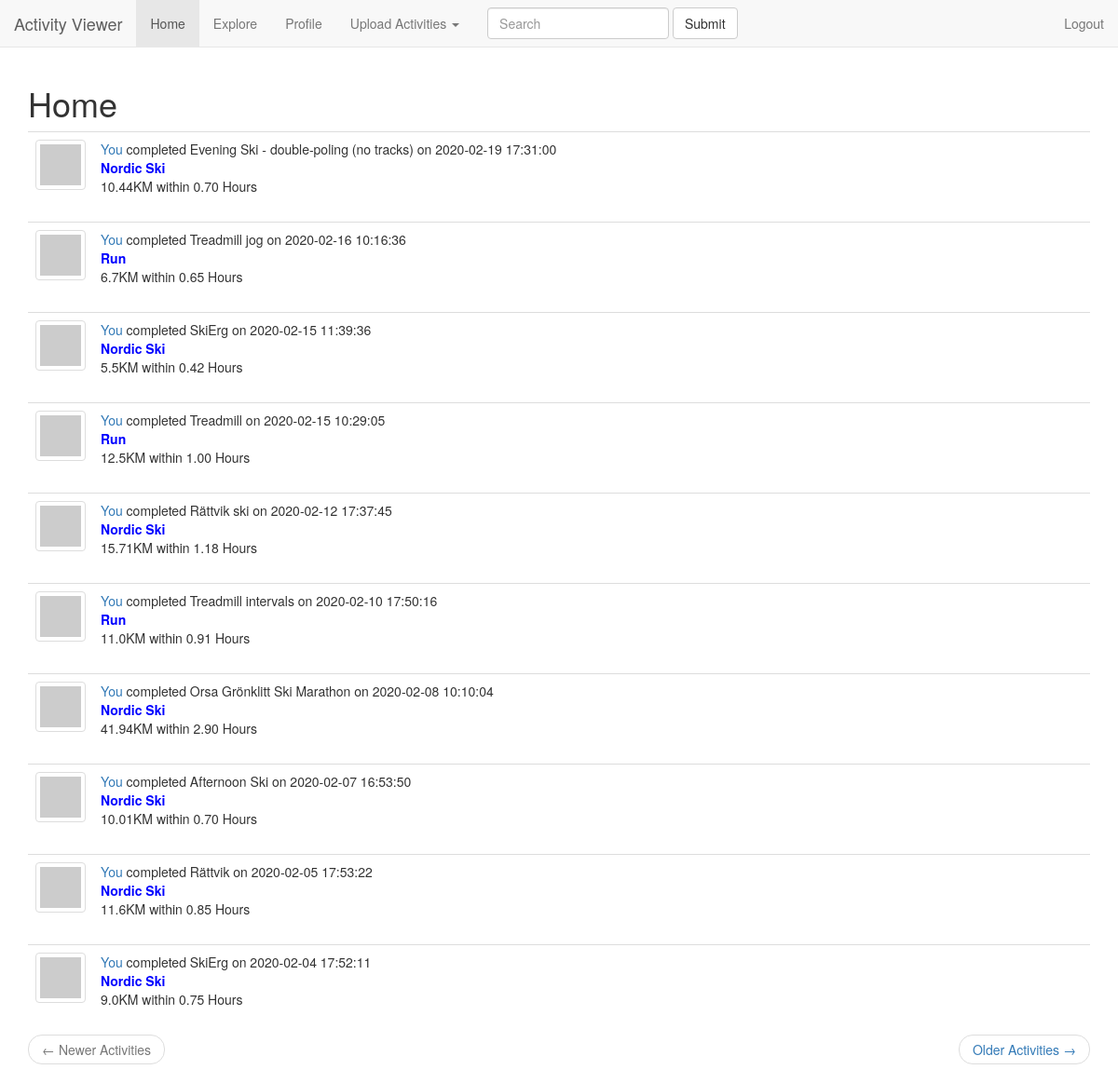
Before: /index (signed in) with the older database file.
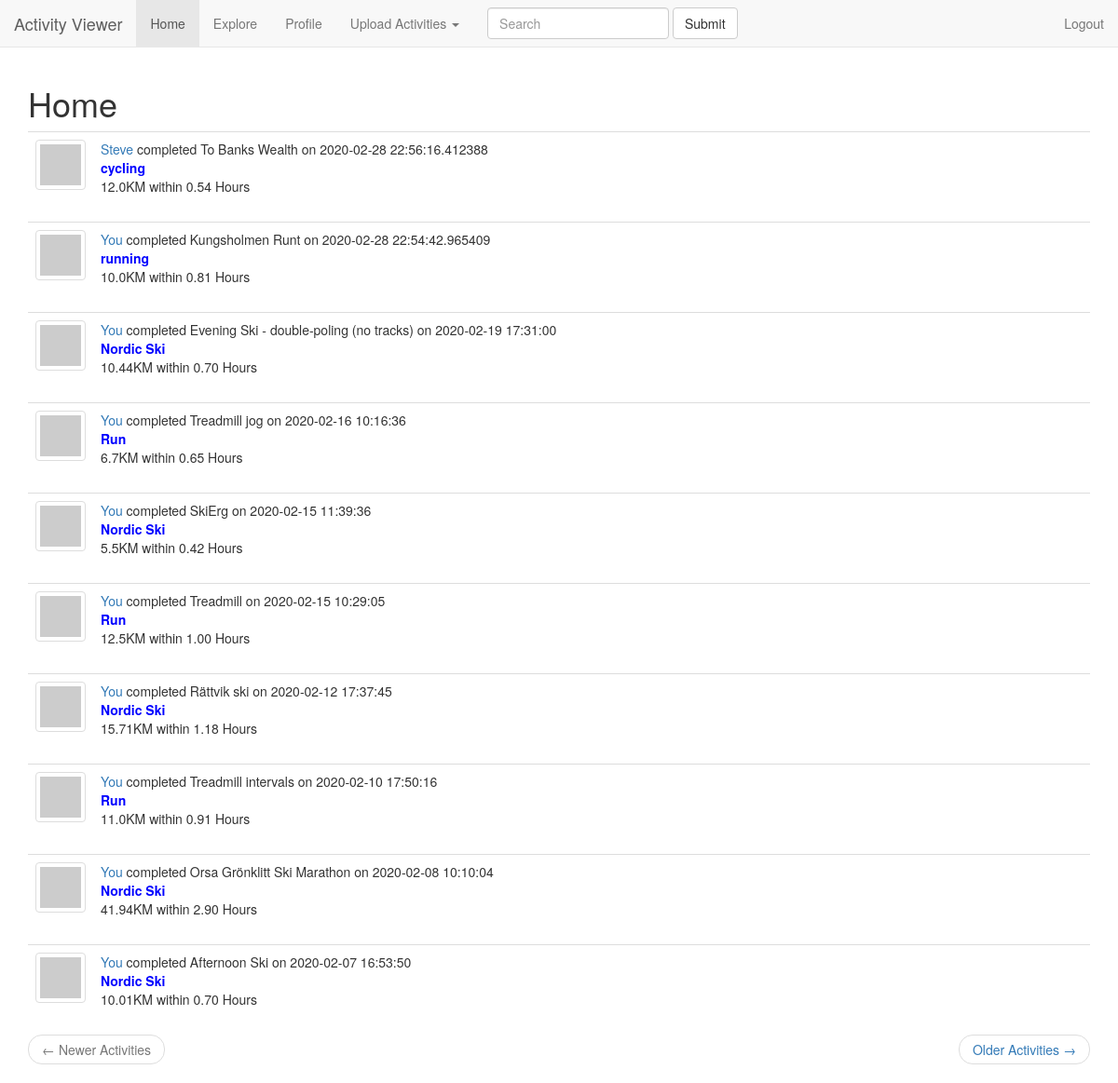
After: the same page with the newer database file.
### app/models.py (models this page shows, shortened)
class Activity(db.Model):
    id = db.Column(db.Integer, primary_key=True)
    timestamp = db.Column(db.DateTime, index=True, default=datetime.utcnow)
    title = db.Column(db.String(64), index=True)
    activity_type = db.Column(db.String(64), index=True)
    distance = db.Column(db.Float)
    duration = db.Column(db.Integer)
    user_id = db.Column(db.Integer, db.ForeignKey('user.id'))

class User(UserMixin, db.Model):
    id = db.Column(db.Integer, primary_key=True)
    username = db.Column(db.String(64), index=True, unique=True)
    email = db.Column(db.String(120), index=True, unique=True)
    activities = db.relationship('Activity', backref='athlete', lazy='dynamic')
    password_hash = db.Column(db.String(128))
    about_me = db.Column(db.String(140))
    last_seen = db.Column(db.DateTime, default=datetime.utcnow)
    follows = db.relationship(
        'User', secondary=followers,
        primaryjoin=(followers.c.follower_id == id),
        secondaryjoin=(followers.c.follows_id == id),
        backref=db.backref('followers', lazy='dynamic'), lazy='dynamic')
    def avatar(self, size):
        digest = md5(self.email.lower().encode('utf-8')).hexdigest()
        return 'https://www.gravatar.com/avatar/{}?d=identicon&s={}'.format(
            digest, size)
    def follows_activities(self):
        follows = Activity.query.join(
            followers, (followers.c.follows_id == Activity.user_id)).filter(
                followers.c.follower_id == self.id)
        own = Activity.query.filter_by(user_id=self.id)
        return follows.union(own).order_by(Activity.timestamp.desc())

### app/routes.py (the view)
@app.route('/')
@app.route('/index', methods = ['GET', 'POST'])
@login_required
def index():
    page = request.args.get('page', 1, type=int)
    activities = current_user.follows_activities().paginate(
        page, app.config['ACTIVITIES_PER_PAGE'], False)
    next_url = url_for('index', page=activities.next_num) \
        if activities.has_next else None
    prev_url = url_for('index', page=activities.prev_num) \
        if activities.has_prev else None
    return render_template("index.html", title="Home", activities=activities.items,
                           next_url=next_url, prev_url=prev_url)

### app/models.py (called while the page is built)
@login.user_loader
def load_user(id):
    return User.query.get(int(id))

### app/routes.py (called while the page is built)
@app.before_request
def before_request():
    if current_user.is_authenticated:
        current_user.last_seen = datetime.utcnow()
        db.session.commit()

### app/templates/index.html
<!DOCTYPE html>
<html lang="en">
{% extends "base.html" %}
{% import "bootstrap/wtf.html" as wtf %}
{% block app_content %}
<h1>{{ title }}</h1>
<body>
    {% for activity in activities %}
        {% include '_activity.html' %}
    {% endfor %}
    <nav aria-label="...">
        <ul class="pager">
            <li class="previous{% if not prev_url %} disabled{% endif %}">
                <a href="{{ prev_url or '#' }}">
                    <span aria-hidden="true">&larr;</span> Newer Activities
                </a>
            </li>
            <li class="next{% if not next_url %} disabled{% endif %}">
                <a href="{{ next_url or '#' }}">
                    Older Activities <span aria-hidden="true">&rarr;</span>
                </a>
            </li>
        </ul>
    </nav>
</body>
{% endblock %}

### app/templates/_activity.html
<!DOCTYPE html>
<html lang="en">
<table class="table table-hover">
        <tr>
            <td width="70px">
                <a href="{{ url_for('profile', username=activity.athlete.username) }}">
                    <img src="{{ activity.athlete.avatar(50) }}" class="img-thumbnail">
                </a>
            </td>
            <td>
                {% if activity.athlete == current_user %}
                <a href="{{ url_for('profile', username=current_user.username) }}">
                    You
                </a>
                {% else %}
                <a href="{{ url_for('profile', username=activity.athlete.username) }}">
                    {{ activity.athlete.username }}
                </a>
                {% endif %}
                completed {{ activity.title }}
                on {{ activity.timestamp }}
                <br>
                <span style="color:blue;font-weight:bold"> {{ activity.activity_type }}</span>
                <br>
                <span>{{ activity.distance}}KM within {{ "{0:.2f}".format(activity.duration / 3600) }} Hours</span>
            </td>
        </tr>
    </table>
</html>

Changed rows visible on the page:
no longer on this page (row unchanged): Activity: title "Rättvik", timestamp "2020-02-05 17:53:22", activity_type "Nordic Ski", distance "11.6", activity.duration/3600 "0.85"
no longer on this page (row unchanged): Activity: title "SkiErg", timestamp "2020-02-04 17:52:11", activity_type "Nordic Ski", distance "9.0", activity.duration/3600 "0.75"
added Activity: athlete.username "Steve", title "To Banks Wealth", timestamp "2020-02-28 22:56:16.412388", activity_type "cycling", distance "12.0", activity.duration/3600 "0.54"
added Activity: title "Kungsholmen Runt", timestamp "2020-02-28 22:54:42.965409", activity_type "running", distance "10.0", activity.duration/3600 "0.81"
